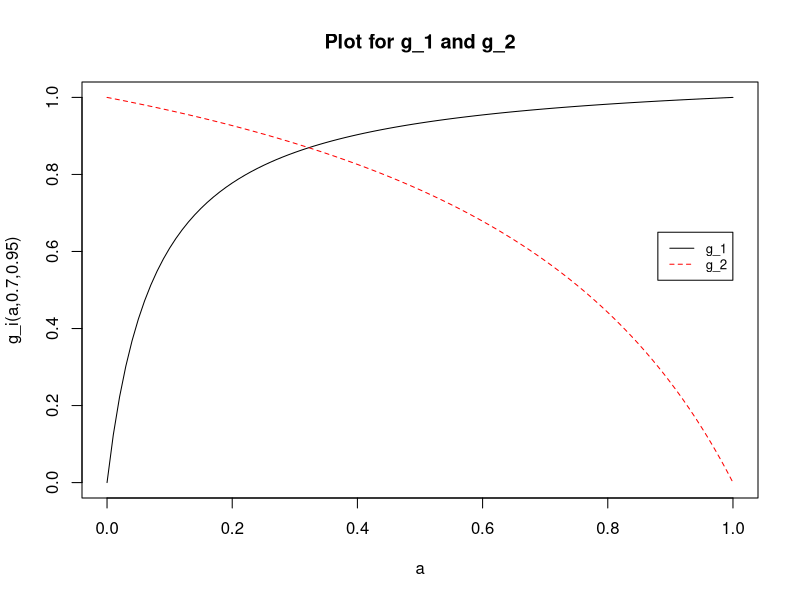
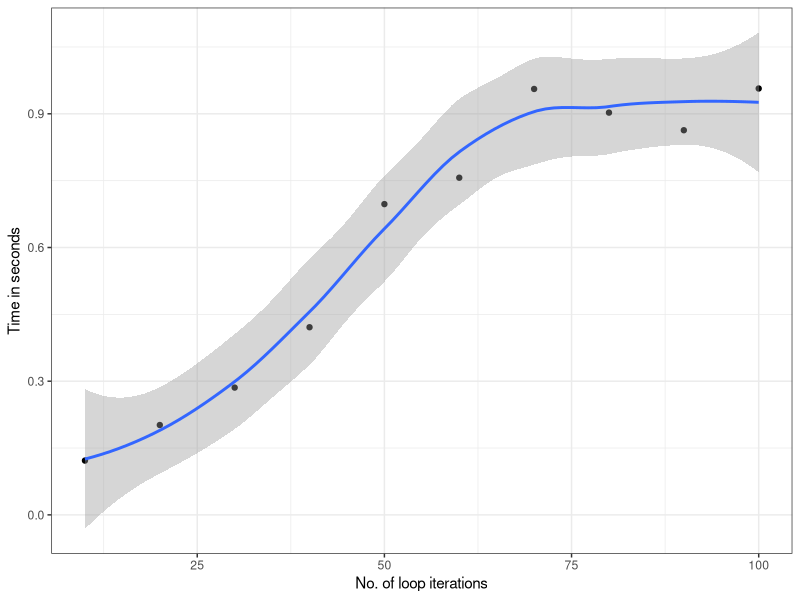
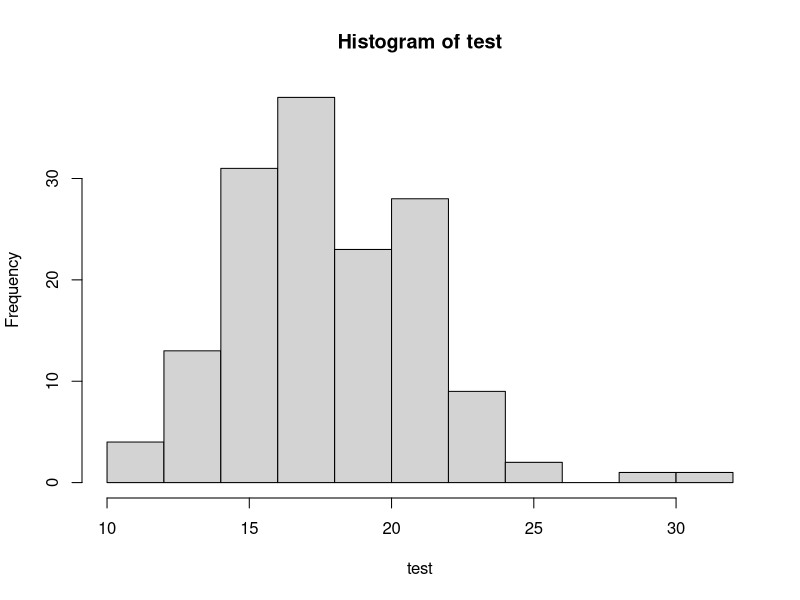

Generate these figures, in order, with R:
## ---- chunk 1
library(knitr)
library(foreach)
library(doParallel)
library(data.table)
library(readxl)
library(ggplot2)
## ---- chunk 2
h<-function(x){sin(sqrt(x))}
x<-seq(0,1,0.1)
options(width = 60)
h(x)

## ---- chunk 3
g1<-function(a,b,c){return(b*a/(b*a+(1-c)*(1-a)))}
g2<-function(a,b,c) {return(c*(1-a)/(c*(1-a)+(1-b)*a))}
g1(x,0.7,0.95)
g2(x,0.7,0.95)
## ---- chunk 4
curve(g1(x,0.7,0.95),0,1,
      main = "Plot for g_1 and g_2",
      xlab = "a",
      ylab = "g_i(a,0.7,0.95)")
curve(g2(x,0.7,0.95),add=TRUE,col="red",lty="dashed")
legend(0.88, 0.65, legend=c("g_1", "g_2"),
       col=c("black", "red"), lty=1:2, cex=0.8)
## ---- chunk 5
options(width = 50)
n<-c(1:20)
n
A<-n^2
A
B<-A[1:10]
C<-A[11:20]
D<-c(A,C,C,B)

M<-matrix(D,nrow = 10)
## ---- chunk 6
#iterations to time
iters<-seq(10,100,by=10)
 
#output time vector for  iteration sets
times<-numeric(length(iters))
 
## ---- chunk 7
#loop over iteration sets
for(val in 1:length(iters)){
  cat(val,' of ', length(iters),'\n')
  to.iter<-iters[val]
     
  #start time
  strt<-Sys.time()
   
  #same for loop as before
  for(i in 1:to.iter){
    to.ls<-rnorm(1e5)
    to.ls<-summary(to.ls)
  }
   
  #end time
  times[val]<-Sys.time()-strt
}
## ---- chunk 8
#plot the times
to.plot<-data.frame(iters,times)
ggplot(to.plot,aes(x=iters,y=times)) + 
    geom_point() +
    geom_smooth() + 
    theme_bw() + 
    scale_x_continuous('No. of loop iterations') + 
    scale_y_continuous ('Time in seconds')

## ---- chunk 9
data(iris)
head(iris)

## ---- chunk 10
getDTthreads()
setDTthreads(1)

setDT(iris)

iris[,.N,Species]
## ---- chunk 11
iris[,lapply(.SD,mean),Species]


## ---- chunk 12
iris[,test := Sepal.Length*Sepal.Width]
iris[,hist(test)]
## ---- chunk 13
iris[Species=="setosa",mean(Sepal.Length - Petal.Length)]
iris[,mean(Sepal.Length - Petal.Length),Species]
